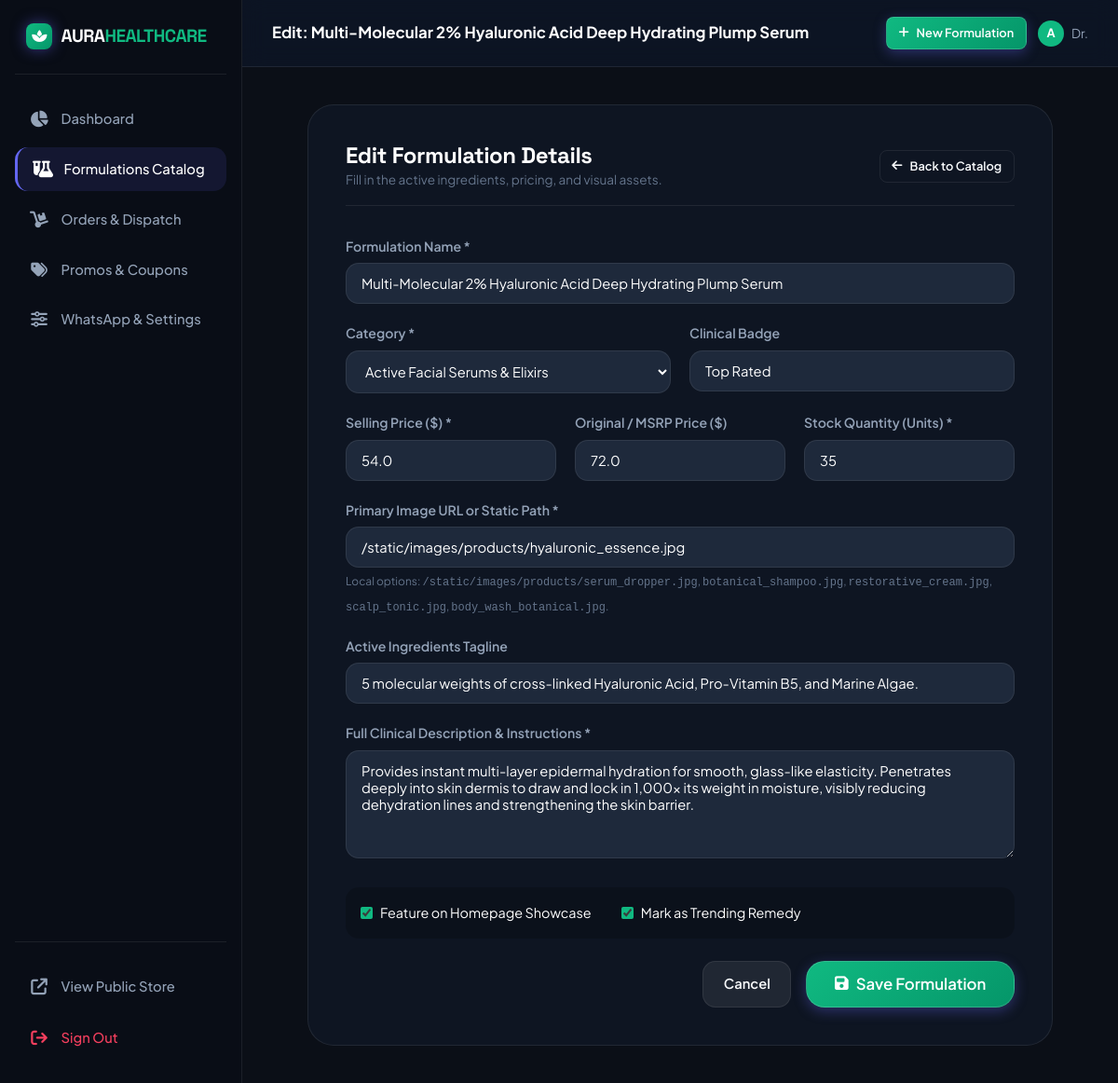
The page /admin/products/2/edit (signed in) on the database its author committed.
### tables this page shows
CREATE TABLE products (
        id INTEGER PRIMARY KEY AUTOINCREMENT,
        name TEXT NOT NULL,
        slug TEXT UNIQUE NOT NULL,
        short_description TEXT,
        description TEXT,
        price REAL NOT NULL,
        original_price REAL,
        category_id INTEGER,
        stock INTEGER DEFAULT 10,
        rating REAL DEFAULT 5.0,
        review_count INTEGER DEFAULT 0,
        image_url TEXT NOT NULL,
        is_featured INTEGER DEFAULT 0,
        is_trending INTEGER DEFAULT 0,
        badge TEXT,
        created_at TIMESTAMP DEFAULT CURRENT_TIMESTAMP,
        FOREIGN KEY (category_id) REFERENCES categories(id) ON DELETE SET NULL
    );

CREATE TABLE categories (
        id INTEGER PRIMARY KEY AUTOINCREMENT,
        name TEXT NOT NULL,
        slug TEXT UNIQUE NOT NULL,
        description TEXT,
        image_url TEXT,
        icon TEXT
    );

### app.py (the view, shortened to what this page needs)
@app.route('/admin/products/<int:product_id>/edit', methods=['GET', 'POST'])
@admin_required
def admin_product_edit(product_id):
    product = query_db("SELECT * FROM products WHERE id = ?", (product_id,), one=True)
    if not product:
        flash('Product not found.', 'error')
        return redirect(url_for('admin_products'))
    categories = query_db("SELECT * FROM categories ORDER BY name ASC")
    return render_template('admin/product_form.html', categories=categories, product=product)

### app.py (called while the page is built)
@app.after_request
def add_header(response):
    if not is_production:
        response.headers['Cache-Control'] = 'no-cache, no-store, must-revalidate'
        response.headers['Pragma'] = 'no-cache'
        response.headers['Expires'] = '0'
    return response

def get_cart():
    if 'cart' not in session:
        session['cart'] = {
            'items': [],
            'subtotal': 0.0,
            'discount_percent': 0.0,
            'coupon_code': None,
            'discount_amount': 0.0,
            'tax_amount': 0.0,
            'shipping_cost': 0.0,
            'total': 0.0
        }
    return session['cart']

def admin_required(f):
    @wraps(f)
    def decorated_function(*args, **kwargs):
        if not session.get('user_id') or not session.get('is_admin'):
            flash('Administrator authentication required to access this portal.', 'error')
            return redirect(url_for('auth_page'))
        return f(*args, **kwargs)
    return decorated_function

### database.py (called while the page is built)
def get_db_connection():
    conn = sqlite3.connect(DB_FILE, timeout=30.0)
    conn.row_factory = sqlite3.Row
    conn.execute("PRAGMA foreign_keys = ON;")
    conn.execute("PRAGMA journal_mode = WAL;")
    return conn

def get_all_settings():
    try:
        rows = query_db("SELECT key, value FROM settings")
        return {r['key']: r['value'] for r in rows}
    except Exception:
        return {}

def query_db(query, args=(), one=False):
    conn = get_db_connection()
    cur = conn.cursor()
    cur.execute(query, args)
    rv = cur.fetchall()
    conn.close()
    return (rv[0] if rv else None) if one else rv

### Templates/admin/product_form.html
{% extends "admin/base_admin.html" %}
{% block page_title %}{% if product %}Edit: {{ product.name }}{% else %}Create New Formulation{% endif %}{% endblock %}
{% block admin_content %}
<div style="max-width: 800px; margin: 0 auto; background: var(--bg-card); border: 1px solid var(--border-color); border-radius: var(--radius-xl); padding: 2.5rem;">
  <div style="margin-bottom: 2rem; border-bottom: 1px solid var(--border-color); padding-bottom: 1rem; display: flex; justify-content: space-between; align-items: center;">
    <div>
      <h2 style="font-size: 1.5rem; color: #fff;">{% if product %}Edit Formulation Details{% else %}Add New Catalog Formulation{% endif %}</h2>
      <p style="font-size: 0.85rem; color: var(--text-muted);">Fill in the active ingredients, pricing, and visual assets.</p>
    </div>
    <a href="/admin/products" class="btn btn-outline btn-sm">
      <i class="fa-solid fa-arrow-left"></i> Back to Catalog
    </a>
  </div>
  <form method="POST" action="{% if product %}/admin/products/{{ product.id }}/edit{% else %}/admin/products/new{% endif %}">
    <div class="form-group">
      <label class="form-label">Formulation Name *</label>
      <input type="text" name="name" class="form-control" value="{{ product.name if product else '' }}" placeholder="e.g. Niacinamide 10% + Zinc Pore Refining Serum" required>
    </div>
    <div style="display: grid; grid-template-columns: 1fr 1fr; gap: 1.25rem;">
      <div class="form-group">
        <label class="form-label">Category *</label>
        <select name="category_id" class="form-control" required style="cursor: pointer;">
          {% for cat in categories %}
            <option value="{{ cat.id }}" {% if product and product.category_id == cat.id %}selected{% endif %}>{{ cat.name }}</option>
          {% endfor %}
        </select>
      </div>
      <div class="form-group">
        <label class="form-label">Clinical Badge</label>
        <input type="text" name="badge" class="form-control" value="{{ product.badge if product else '' }}" placeholder="e.g. Best Seller, Derm Choice, Acne Defense">
      </div>
    </div>
    <div style="display: grid; grid-template-columns: 1fr 1fr 1fr; gap: 1.25rem;">
      <div class="form-group">
        <label class="form-label">Selling Price ($) *</label>
        <input type="number" step="0.01" name="price" class="form-control" value="{{ product.price if product else '' }}" placeholder="54.00" required>
      </div>
      <div class="form-group">
        <label class="form-label">Original / MSRP Price ($)</label>
        <input type="number" step="0.01" name="original_price" class="form-control" value="{{ product.original_price if product and product.original_price else '' }}" placeholder="72.00">
      </div>
      <div class="form-group">
        <label class="form-label">Stock Quantity (Units) *</label>
        <input type="number" name="stock" class="form-control" value="{{ product.stock if product else '30' }}" required>
      </div>
    </div>
    <div class="form-group">
      <label class="form-label">Primary Image URL or Static Path *</label>
      <input type="text" name="image_url" class="form-control" value="{{ product.image_url if product else '/static/images/products/serum_dropper.jpg' }}" placeholder="/static/images/products/..." required>
      <span style="font-size: 0.75rem; color: var(--text-muted);">Local options: <code>/static/images/products/serum_dropper.jpg</code>, <code>botanical_shampoo.jpg</code>, <code>restorative_cream.jpg</code>, <code>scalp_tonic.jpg</code>, <code>body_wash_botanical.jpg</code>.</span>
    </div>
    <div class="form-group">
      <label class="form-label">Active Ingredients Tagline</label>
      <input type="text" name="short_description" class="form-control" value="{{ product.short_description if product else '' }}" placeholder="10% Pure Niacinamide, 1% Zinc PCA, and Centella Asiatica.">
    </div>
    <div class="form-group">
      <label class="form-label">Full Clinical Description & Instructions *</label>
      <textarea name="description" rows="5" class="form-control" placeholder="Clinical benefits, dermatologist test results, application instructions, and full ingredient list..." required>{{ product.description if product else '' }}</textarea>
    </div>
    <div style="display: flex; gap: 2rem; margin: 1.5rem 0; padding: 1rem; background: rgba(0,0,0,0.2); border-radius: var(--radius-md);">
      <label style="display: flex; align-items: center; gap: 0.5rem; cursor: pointer; color: #fff; font-size: 0.9rem;">
        <input type="checkbox" name="is_featured" value="1" {% if product and product.is_featured %}checked{% endif %} style="accent-color: #10b981;">
        <span>Feature on Homepage Showcase</span>
      </label>
      <label style="display: flex; align-items: center; gap: 0.5rem; cursor: pointer; color: #fff; font-size: 0.9rem;">
        <input type="checkbox" name="is_trending" value="1" {% if product and product.is_trending %}checked{% endif %} style="accent-color: #10b981;">
        <span>Mark as Trending Remedy</span>
      </label>
    </div>
    <div style="display: flex; justify-content: flex-end; gap: 1rem;">
      <a href="/admin/products" class="btn btn-secondary">Cancel</a>
      <button type="submit" class="btn btn-primary btn-lg" style="background: linear-gradient(135deg, #10b981, #059669);">
        <i class="fa-solid fa-floppy-disk"></i> Save Formulation
      </button>
    </div>
  </form>
</div>
{% endblock %}

### Static/css/main.css (style rules this page uses)
:root { --bg-primary: #0b0f17; --bg-secondary: #111827; --bg-card: rgba(17, 24, 39, 0.75); --bg-card-hover: rgba(30, 41, 59, 0.85); --bg-glass: rgba(15, 23, 42, 0.65); --bg-input: #1e293b; --text-primary: #f8fafc; --text-secondary: #94a3b8; --text-muted: #64748b; --accent-primary: #6366f1; --accent-primary-hover: #4f46e5; --accent-secondary: #10b981; --accent-gold: #f59e0b; --accent-rose: #f43f5e; --accent-cyan: #06b6d4; --border-color: rgba(255, 255, 255, 0.08); --border-hover: rgba(99, 102, 241, 0.4); --border-glow: rgba(99, 102, 241, 0.25); --shadow-sm: 0 2px 8px rgba(0, 0, 0, 0.3); --shadow-md: 0 8px 24px rgba(0, 0, 0, 0.4); --shadow-lg: 0 16px 40px rgba(0, 0, 0, 0.5); --shadow-glow: 0 0 25px rgba(99, 102, 241, 0.2); --radius-sm: 8px; --radius-md: 14px; --radius-lg: 20px; --radius-xl: 28px; --radius-full: 9999px; --transition-fast: 0.15s cubic-bezier(0.4, 0, 0.2, 1); --transition-normal: 0.25s cubic-bezier(0.4, 0, 0.2, 1); --transition-smooth: 0.35s cubic-bezier(0.16, 1, 0.3, 1); }
*, *::before, *::after { box-sizing: border-box; margin: 0; padding: 0; }
html { scroll-behavior: smooth; font-size: 16px; }
body { font-family: 'Plus Jakarta Sans', -apple-system, BlinkMacSystemFont, 'Segoe UI', Roboto, sans-serif; background-color: var(--bg-primary); color: var(--text-primary); line-height: 1.6; min-height: 100vh; display: flex; flex-direction: column; overflow-x: hidden; -webkit-font-smoothing: antialiased; }
h1, h2, h3, h4, h5, h6, .font-heading { font-family: 'Space Grotesk', 'Plus Jakarta Sans', sans-serif; font-weight: 700; line-height: 1.2; color: var(--text-primary); letter-spacing: -0.02em; }
a { color: inherit; text-decoration: none; transition: color var(--transition-fast); }
button, input, select, textarea { font-family: inherit; font-size: inherit; color: inherit; border: none; outline: none; background: none; }
.btn { display: inline-flex; align-items: center; justify-content: center; gap: 0.5rem; font-weight: 600; font-size: 0.92rem; padding: 0.65rem 1.35rem; border-radius: var(--radius-md); cursor: pointer; transition: all var(--transition-normal); text-decoration: none; white-space: nowrap; }
.btn-primary { background: linear-gradient(135deg, var(--accent-primary), #4f46e5); color: white; box-shadow: 0 4px 14px rgba(99, 102, 241, 0.35); border: 1px solid rgba(255, 255, 255, 0.15); }
.btn-secondary { background: rgba(255, 255, 255, 0.08); color: var(--text-primary); border: 1px solid var(--border-color); }
.btn-outline { background: transparent; color: var(--text-primary); border: 1px solid var(--border-color); }
.btn-lg { padding: 0.85rem 1.85rem; font-size: 1.05rem; border-radius: var(--radius-lg); }
.btn-sm { padding: 0.4rem 0.8rem; font-size: 0.8rem; border-radius: var(--radius-sm); }
.form-group { margin-bottom: 1.25rem; }
.form-label { display: block; font-size: 0.88rem; font-weight: 600; color: var(--text-secondary); margin-bottom: 0.45rem; }
.form-control { width: 100%; padding: 0.75rem 1rem; background: var(--bg-input); border: 1px solid var(--border-color); border-radius: var(--radius-md); color: #fff; font-size: 0.92rem; transition: all var(--transition-fast); }
html, body { max-width: 100vw; overflow-x: hidden; -webkit-overflow-scrolling: touch; }
a, button, input, select, textarea, .action-btn, .category-pill, .search-tag, .mobile-bottom-item { -webkit-tap-highlight-color: transparent; touch-action: manipulation; }

### rows shown on the page
products: name "Multi-Molecular 2% Hyaluronic Acid Deep Hydrating Plump Serum", category_id "Active Facial Serums & Elixirs", badge "Top Rated", price "54.0", original_price "72.0", stock "35", image_url "/static/images/products/hyaluronic_essence.jpg", short_description "5 molecular weights of cross-linked Hyaluronic Acid, Pro-Vitamin B5, and Marine Algae.", description "Provides instant multi-layer epidermal hydration for smooth, glass-like elasticity. Penetrates deeply into skin dermis to draw and lock in 1,000x its weight in moisture, visibly reducing dehydration lines and strengthening the skin barrier.", is_featured "☑", is_trending "☑"

### other values the page prints
{{ session.get('user_name', 'Admin').split(' ')[0] }} "Dr."
